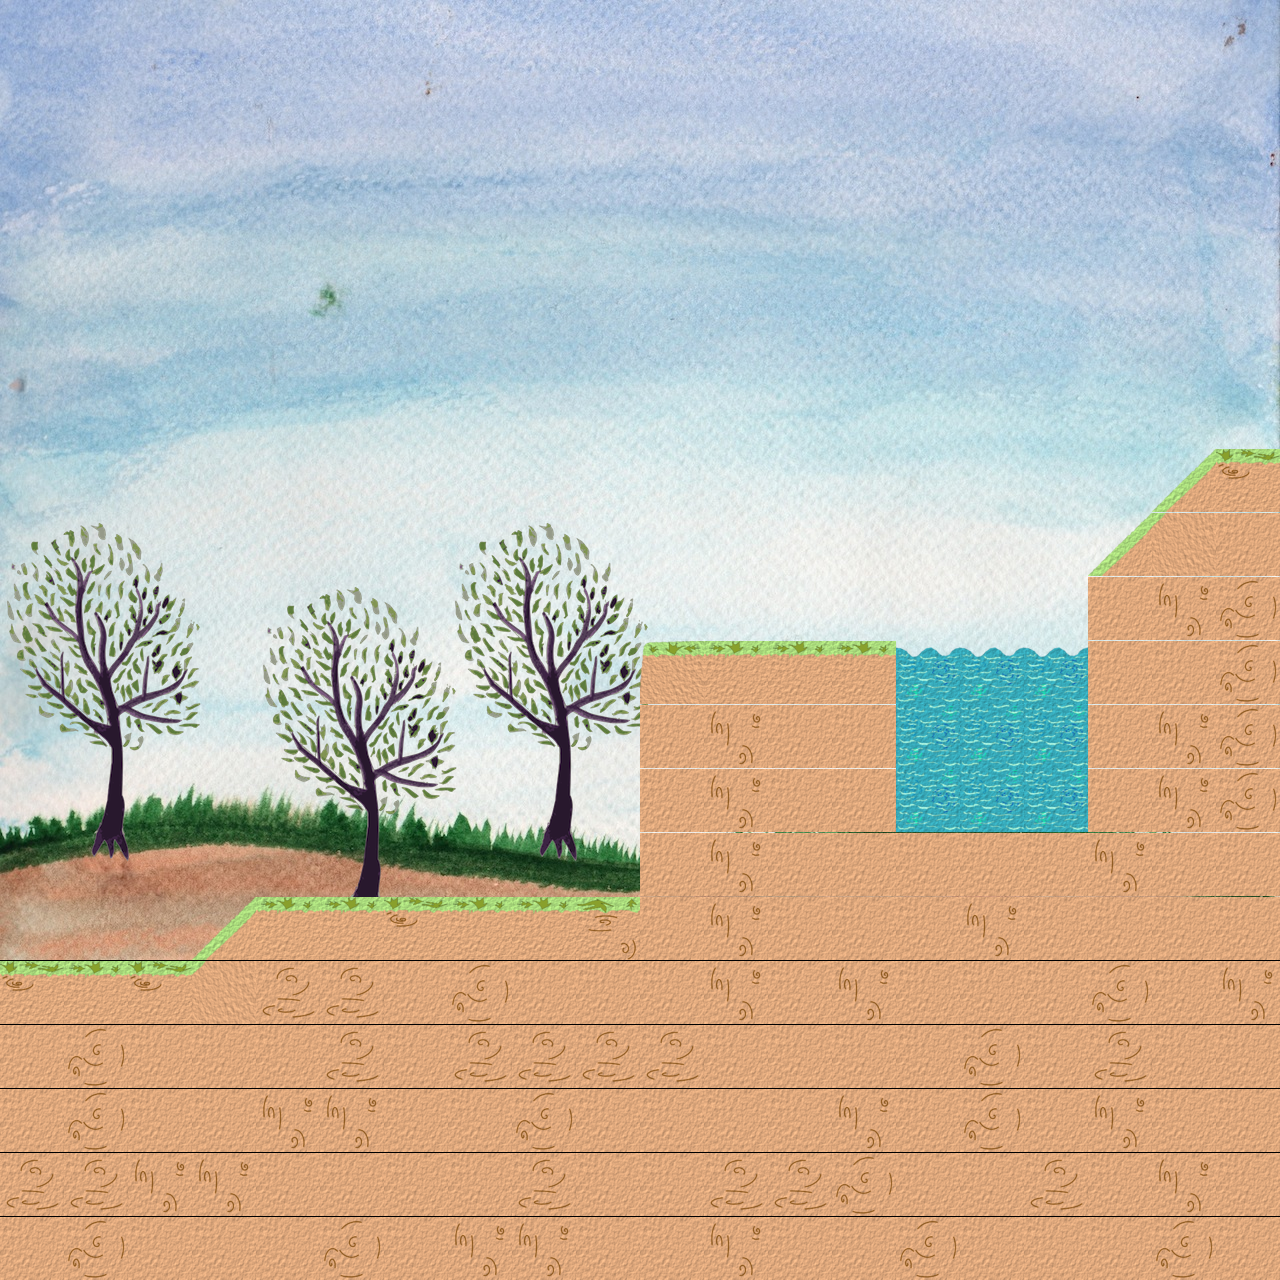

A 2D game scene composited from a Tiled map and its tileset images. What follows is a short description and the map's XML, with each tile layer's data collapsed to a summary:
An orthogonal 20x20 tile map with 64x64 px tiles, 3 tile layers (middleground, static_map, dynamic_map), 3 tilesets, 1 image layer and 1 object.

<map version="1.0" orientation="orthogonal" renderorder="right-down" width="20" height="20" tilewidth="64" tileheight="64">
 <tileset firstgid="1" name="tree" tilewidth="206" tileheight="400">
  <image source="../backgrounds/tree.png" width="206" height="400" />
 </tileset>
 <tileset firstgid="2" name="Country" tilewidth="64" tileheight="64">
  <image source="../tiles/Country.png" width="384" height="256" />
 </tileset>
 <tileset firstgid="26" name="crunch" tilewidth="57" tileheight="100">
  <image source="../../crunch.png" width="57" height="100" />
 </tileset>
 <imagelayer name="background">
  <image source="../backgrounds/earth.jpg" />
 </imagelayer>
 <layer name="middleground" width="20" height="20">
  <data>[400 cells, 3 non-empty, 1 distinct tile ids]</data>
 </layer>
 <layer name="static_map" width="20" height="20">
  <data>[400 cells, 165 non-empty, 12 distinct tile ids]</data>
 </layer>
 <layer name="dynamic_map" width="20" height="20">
  <data>[400 cells, 0 non-empty, 0 distinct tile ids]</data>
 </layer>
 <objectgroup name="objects">
  <object gid="26" x="12" y="959.333" />
 </objectgroup>
</map>